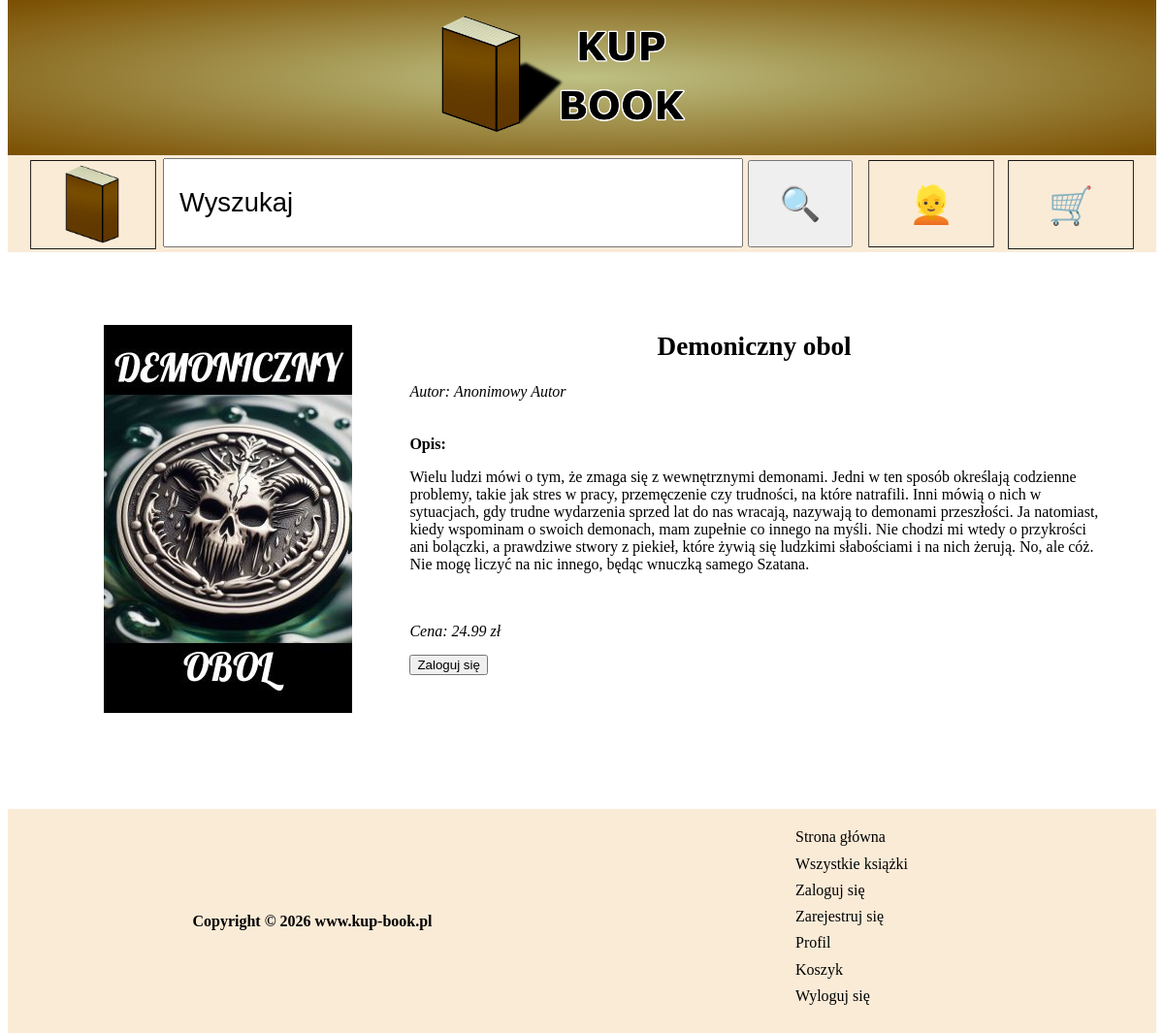
Screenshot of /book/index.php?book_name=30 with the database file from the repository.
### tables this page shows
CREATE TABLE `books` (
  `id` int(11) NOT NULL,
  `title` varchar(100) NOT NULL,
  `author` varchar(100) DEFAULT NULL,
  `description` text DEFAULT NULL,
  `price` decimal(5,2) NOT NULL,
  `file_path` text NOT NULL,
  `cover` varchar(1000) NOT NULL
);

### book/index.php (the view, shortened to what this page needs)
<?php
    $connection = mysqli_connect("127.0.0.1","root","");
    mysqli_select_db($connection,"kup_book");
?>
<!DOCTYPE html>
<html lang="pl">
<head>
    <link rel="stylesheet" href="/bookshop/style/style.css">
</head>
<body>
    <?php
        require ($_SERVER['DOCUMENT_ROOT']."/bookshop/components/header.php");
    ?>
    <?php
        require ($_SERVER['DOCUMENT_ROOT']."/bookshop/components/nav.php");
    ?>
    <?php
        $id = $_GET['book_name'];
        $data = mysqli_fetch_array(mysqli_query($connection,"SELECT title, author, description, price, cover FROM books WHERE id = $id;"));
    ?>
    <main id="the_book">
        <figure>
            <?php
                echo ("<img src='$data[cover]' alt='$data[title]'>");
            ?>
        </figure>
        <div>
            <?php
                echo ("<header><h2>$data[title]</h2></header>");
                echo ("<em>Autor: $data[author]</em>");
            ?>
            <strong>Opis:</strong>
            <?php
                echo ("<p>$data[description]</p>");
                echo ("<em>Cena: $data[price] zł</em>");
                if (isset($_SESSION["log"])) {
                    echo ("<form>");
                    echo ("<button type='submit' name='add_to_cart' class='book_site' value='$id'>Dodaj do koszyka</button>");
                    echo ("</form>");
                } else {
                    echo ("<form action='/bookshop/login'>");
                    echo ("<input type='submit' class='book_site' value='Zaloguj się'>");
                    echo ("</form>");
                }
            ?>
        </div>
    </main>
    <?php
        require ($_SERVER['DOCUMENT_ROOT']."/bookshop/components/footer.php");
    ?>
</body>
</html>

### style/style.css (style rules this page uses)
body { top: -8px; position: relative; }
h2 { text-align: center; font-size: 180%; }
#the_book { margin: 0 auto; padding: 5% 5% 5% 5%; box-sizing: border-box; display: grid; }
#the_book strong { display: block; padding-top: 5%; }
#the_book p { padding-bottom: 5%; }
#the_book input, #the_book button { margin: 2% 0 2% 0; }
#the_book > div h2 { font-size: 170%; }
#the_book em { display: block; }
@media only screen and (min-width: 601px) { #the_book { max-width: 1200px; grid-template-columns: 1fr 2fr; } }

### rows the page displays
books: cover (picture), title "Demoniczny obol", author "Anonimowy Autor", description "Wielu ludzi mówi o tym, że zmaga się z wewnętrznymi demonami. Jedni w ten sposób określają codzienne problemy, takie jak stres w pracy, przemęczenie czy trudności, na które natrafili. Inni mówią o nich w sytuacjach, gdy trudne wydarzenia sprzed lat do nas wracają, nazywają to demonami przeszłości. Ja natomiast, kiedy wspominam o swoich demonach, mam zupełnie co innego na myśli. Nie chodzi mi wtedy o przykrości ani bolączki, a prawdziwe stwory z piekieł, które żywią się ludzkimi słabościami i na nich żerują. No, ale cóż. Nie mogę liczyć na nic innego, będąc wnuczką samego Szatana.", price "24.99"
